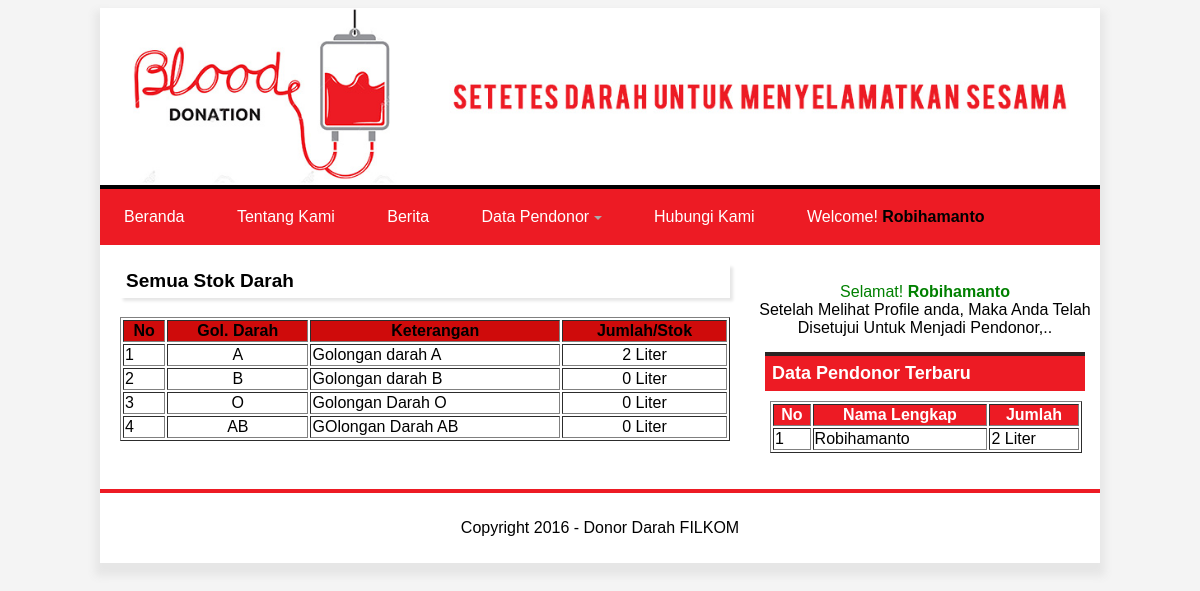
The app's page /index.php?page=stok (signed in) with its own data.
### tables this page shows
CREATE TABLE IF NOT EXISTS `golongan_darah` (
  `id_golongan_darah` int(5) NOT NULL AUTO_INCREMENT,
  `nama_golongan_darah` varchar(10) NOT NULL,
  `keterangan` text NOT NULL,
  PRIMARY KEY (`id_golongan_darah`)
);

CREATE TABLE IF NOT EXISTS `stok_darah` (
  `id_stok_darah` int(5) NOT NULL AUTO_INCREMENT,
  `id_user_donor` int(5) NOT NULL,
  `jumlah` int(5) NOT NULL,
  `status` enum('masuk','keluar') NOT NULL,
  `tanggal` date NOT NULL,
  PRIMARY KEY (`id_stok_darah`)
);

CREATE TABLE IF NOT EXISTS `user_donor` (
  `id_user_donor` int(5) NOT NULL AUTO_INCREMENT,
  `username` varchar(50) NOT NULL,
  `password` varchar(150) NOT NULL,
  `nama_lengkap` varchar(100) NOT NULL,
  `tempat_lahir` varchar(100) NOT NULL,
  `tanggal_lahir` date NOT NULL,
  `no_telpon` varchar(15) NOT NULL,
  `alamat_lengkap` text NOT NULL,
  `berat_badan` varchar(5) NOT NULL,
  `id_golongan_darah` int(5) NOT NULL,
  `riwayat_penyakit` text NOT NULL,
  `status_user` enum('aktif','nonaktif') NOT NULL DEFAULT 'nonaktif',
  `waktu` date NOT NULL,
  PRIMARY KEY (`id_user_donor`),
  KEY `id_golongan_darah` (`id_golongan_darah`)
);

### content.php (the view, shortened to what this page needs)
<?php
	if ($_GET[page]==''){
		$r = mysql_fetch_array(mysql_query("SELECT * FROM halaman where id_halaman='1'"));
		echo "<article>
			  	<h1>$r[judul]</h1>
				<p >".nl2br($r[isi])."</p>
			  </article>";
	}elseif ($_GET[page]=='tentangkami'){
		$r = mysql_fetch_array(mysql_query("SELECT * FROM halaman where id_halaman='2'"));
		echo "<article>
			  	<h1>$r[judul]</h1>
				<p >".nl2br($r[isi])."</p>
			  </article>";
	}elseif ($_GET[page]=='pendaftaran'){
		include "form_pendaftaran.php";
	}elseif ($_GET[page]=='stok'){
		echo "<article>
			<h1>Semua Stok Darah</h1>
			  <table width=100% border=1>
			  	<tr bgcolor=cf0b0b>
			  		<th>No</th>
			  		<th>Gol. Darah</th>
			  		<th>Keterangan</th>
			  		<th>Jumlah/Stok</th>
			  	</tr>";
			$no = 1;
			$query = mysql_query("SELECT * FROM golongan_darah ORDER BY id_golongan_darah");
			while ($r = mysql_fetch_array($query)){
				$s = mysql_fetch_array(mysqL_query("SELECT a.jumlah, a.status, c.nama_golongan_darah, sum(jumlah) as stok
														FROM `stok_darah` a JOIN user_donor b ON a.id_user_donor=b.id_user_donor
															JOIN golongan_darah c ON b.id_golongan_darah=c.id_golongan_darah
																where a.status='masuk' AND c.id_golongan_darah='$r[id_golongan_darah]'"));
				$k = mysql_fetch_array(mysqL_query("SELECT a.jumlah, a.status, c.nama_golongan_darah, sum(jumlah) as stok
														FROM `stok_darah` a JOIN user_donor b ON a.id_user_donor=b.id_user_donor
															JOIN golongan_darah c ON b.id_golongan_darah=c.id_golongan_darah
																where a.status='keluar' AND c.id_golongan_darah='$r[id_golongan_darah]'"));
				if ($s[stok]==''){ $stok = 0;}else{ $stok = $s[stok]; }
				if ($k[stok]==''){ $kstok = 0;}else{ $kstok = $k[stok]; }
				echo "<tr>
							<td>$no</td>
							<td align=center>$r[nama_golongan_darah]</td>
							<td>$r[keterangan]</td>
							<td align=center>".($stok-$kstok)." Liter</td>
					  </tr>";
				$no++;
			}
		echo "</table></article>";
	}elseif ($_GET[page]=='hubungikami'){
		include "hubungi_kami.php";
	}elseif ($_GET[page]=='login'){
		include "login.php";
	}elseif ($_GET[page]=='admin'){
		include "admin.php";
	}
?>

### sidebar.php
			<?php if ($_SESSION[id_admin] != ''){ ?>
				<a href='index.php?page=kelolaberanda'><button class='button'>Kelola Beranda</button></a>
				<a href='index.php?page=kelolatentangkami'><button class='button'>Kelola Tentang Kami</button></a>
				<a href='index.php?page=kelolaberita'><button class='button'>Kelola Berita</button></a>
				<a href='index.php?page=kelolapendonor'><button class='button'>Kelola Data Pendonor</button></a>
				<a href='index.php?page=kelolacalonpendonor'><button class='button'>Kelola Calon Pendonor</button></a>
				<a href='index.php?page=kelolastok'><button class='button'>Kelola Data Stok Darah</button></a>
				<a href='index.php?page=kelolapesanmasuk'><button class='button'>Kelola Pesan Masuk</button></a>
				<a href='logout.php'><button class='button'>Logout</button></a>
			<?php }else{
				if ($_SESSION[id_user] != ''){
					if ($_SESSION[status]=='aktif'){
						echo "<center><br><span style='color:green'>Selamat! <b>$_SESSION[nama_lengkap]</b></span><br>
							  Setelah Melihat Profile anda, Maka Anda Telah Disetujui Untuk Menjadi Pendonor,..</center>";
					}else{
						echo "<center><br><span style='color:red'>Maaf, <b>$_SESSION[nama_lengkap]</b></span><br>
							  Setelah Melihat Profile anda, Maka Anda Belum Disetujui Untuk Menjadi Pendonor,..</center>";
					}
				}
			?>
			<h2 class='author'>Data Pendonor Terbaru</h2>
					<?php
						echo "<table width=89% border=1 style='margin:10px 20px 0px 20px'>
								<tr bgcolor=ed1b24>
									<th>No</th>
									<th>Nama Lengkap</th>
									<th>Jumlah</th>
								</tr>";
								$query = mysql_query("SELECT b.nama_lengkap, a.jumlah
														FROM `stok_darah` a JOIN user_donor b ON a.id_user_donor=b.id_user_donor
															ORDER by a.id_stok_darah DESC LIMIT 10");
								$no = 1;
								while ($r = mysql_fetch_array($query)){
									echo "<tr>
											<td>$no</td>
											<td>$r[nama_lengkap]</td>
											<td>$r[jumlah] Liter</td>
										  </tr>";
									$no++;
								}
							  echo "</table>";
			}
			?>
<br><br>

### style.css (style rules this page uses)
body { background:#f4f4f4; }
section article { font-family: sans-serif; margin: 0px 20px 20px 20px; }
section article h1 { font-size:19px; padding:6px; box-shadow: 3px 3px 3px #e6e6e6; }
aside h2 { margin:15px 15px 0px 15px; background:#ed1b24; color:#fff; padding:7px; font-size:18px; border-top:4px solid #2a2524; }
aside th { color:#ffffff; }

### records on screen
golongan_darah: nama_golongan_darah "A", keterangan "Golongan darah A", kstok "2"
golongan_darah: nama_golongan_darah "B", keterangan "Golongan darah B", kstok "0"
golongan_darah: nama_golongan_darah "O", keterangan "Golongan Darah O", kstok "0"
golongan_darah: nama_golongan_darah "AB", keterangan "GOlongan Darah AB", kstok "0"
stok_darah: id_user_donor.nama_lengkap "Robihamanto", jumlah "2"

### other values on screen
$_SESSION[nama_lengkap] "Robihamanto"
